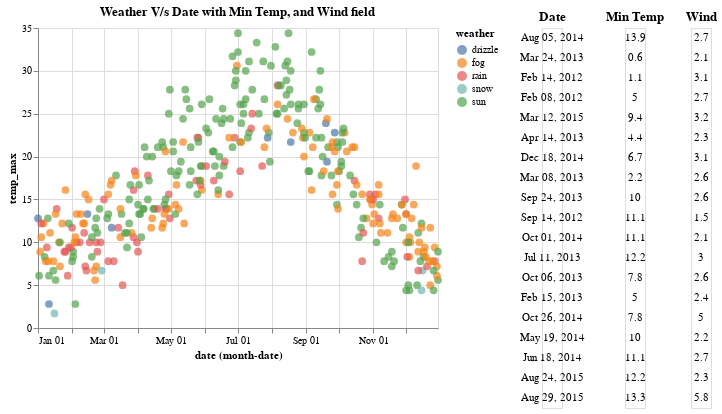

The cell this chart's notebook holds for it:
### Code cell
# Brush for selection

brush = alt.selection(type='interval')

# Scatter Plot

points = alt.Chart(weather_sample).mark_circle(size=60).encode(    # mark_circle() will show soild circles.
    x='monthdate(date)',
    y='temp_max',
    color=alt.condition(brush, 'weather', alt.value('grey'))
).add_selection(
    brush
).properties(
    title="Weather V/s Date with Min Temp, and Wind field"
)

# Base chart for data tables

ranked_text = alt.Chart(weather_sample).mark_text().encode(
    y=alt.Y('row_number:O',axis=None)
).transform_window(
    row_number='row_number()'
).transform_filter(
    brush
).transform_window(
    rank='rank(row_number)'
).transform_filter(
    alt.datum.rank<20
)

# Data Tables

show_date = ranked_text.encode(text='date:T').properties(title='Date')
min_temp = ranked_text.encode(text='temp_min:N').properties(title='Min Temp')
show_weather = ranked_text.encode(text='wind:N').properties(title='Wind')

text = alt.hconcat(show_date, min_temp, show_weather) # Combine data tables

# Build chart by concatinating all the elements.

alt.hconcat(
    points,
    text
).resolve_legend(
    color="independent"
)

### Figure 1 — Vega-Lite specification as saved in the notebook (floating-point values rounded to 4 significant figures; data arrays with more than 128 entries replaced by an {"elided": "..."} marker saying what was removed)
{"config": {"view": {"continuousWidth": 400, "continuousHeight": 300}}, "hconcat": [{"mark": {"type": "circle", "size": 60}, "encoding": {"color": {"condition": {"type": "nominal", "field": "weather", "selection": "selector003"}, "value": "grey"}, "x": {"type": "temporal", "field": "date", "timeUnit": "monthdate"}, "y": {"type": "quantitative", "field": "temp_max"}}, "selection": {"selector003": {"type": "interval"}}, "title": "Weather V/s Date with Min Temp, and Wind field"}, {"hconcat": [{"mark": "text", "encoding": {"text": {"type": "temporal", "field": "date"}, "y": {"type": "ordinal", "axis": null, "field": "row_number"}}, "title": "Date", "transform": [{"window": [{"op": "row_number", "field": "", "as": "row_number"}]}, {"filter": {"selection": "selector003"}}, {"window": [{"op": "rank", "field": "row_number", "as": "rank"}]}, {"filter": "(datum.rank < 20)"}]}, {"mark": "text", "encoding": {"text": {"type": "nominal", "field": "temp_min"}, "y": {"type": "ordinal", "axis": null, "field": "row_number"}}, "title": "Min Temp", "transform": [{"window": [{"op": "row_number", "field": "", "as": "row_number"}]}, {"filter": {"selection": "selector003"}}, {"window": [{"op": "rank", "field": "row_number", "as": "rank"}]}, {"filter": "(datum.rank < 20)"}]}, {"mark": "text", "encoding": {"text": {"type": "nominal", "field": "wind"}, "y": {"type": "ordinal", "axis": null, "field": "row_number"}}, "title": "Wind", "transform": [{"window": [{"op": "row_number", "field": "", "as": "row_number"}]}, {"filter": {"selection": "selector003"}}, {"window": [{"op": "rank", "field": "row_number", "as": "rank"}]}, {"filter": "(datum.rank < 20)"}]}]}], "data": {"name": "data-05855a7ff991d92d6461119fe9ff7d3a"}, "resolve": {"legend": {"color": "independent"}}, "$schema": "https://vega.github.io/schema/vega-lite/v4.8.1.json", "datasets": {"data-05855a7ff991d92d6461119fe9ff7d3a": {"elided": "365 records"}}}
